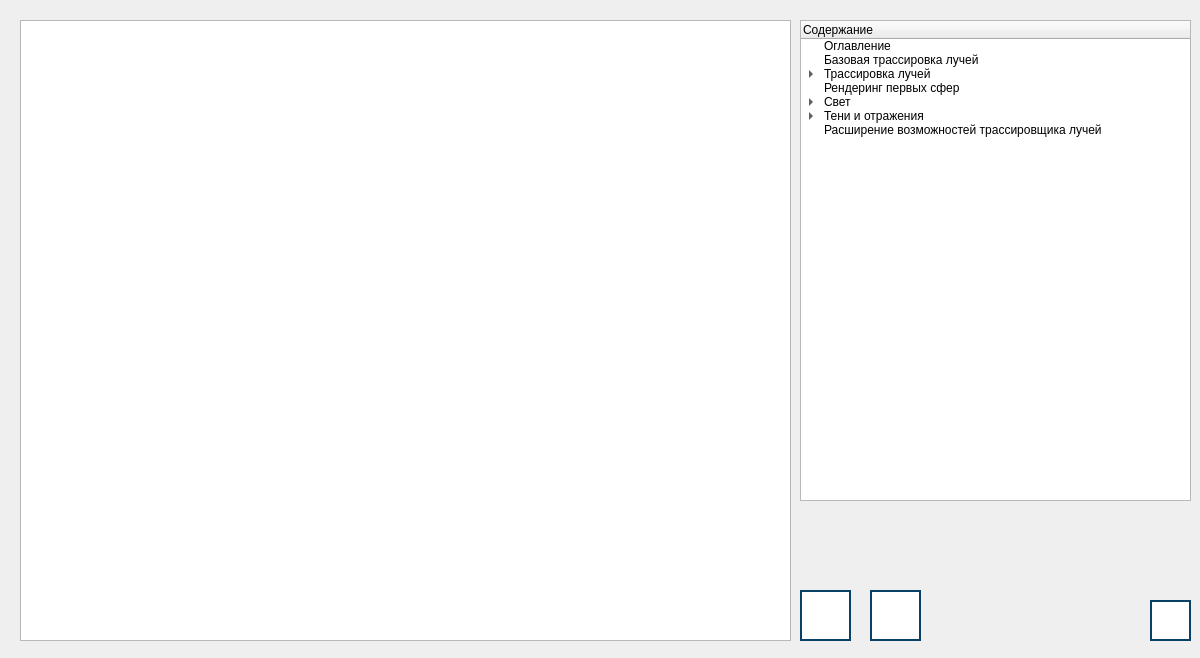
<?xml version="1.0" encoding="UTF-8"?>
<ui version="4.0">
 <class>TheoryWindow</class>
 <widget class="QDialog" name="TheoryWindow">
  <property name="geometry">
   <rect>
    <x>0</x>
    <y>0</y>
    <width>1200</width>
    <height>658</height>
   </rect>
  </property>
  <property name="windowTitle">
   <string>Теория | Ray Tracing | Alpha 1.2v</string>
  </property>
  <widget class="QTextBrowser" name="text_theory">
   <property name="geometry">
    <rect>
     <x>20</x>
     <y>20</y>
     <width>771</width>
     <height>621</height>
    </rect>
   </property>
  </widget>
  <widget class="QTreeWidget" name="list_of_contents">
   <property name="geometry">
    <rect>
     <x>800</x>
     <y>20</y>
     <width>391</width>
     <height>481</height>
    </rect>
   </property>
   <column>
    <property name="text">
     <string>Содержание</string>
    </property>
   </column>
   <item>
    <property name="text">
     <string>Оглавление</string>
    </property>
   </item>
   <item>
    <property name="text">
     <string>Базовая трассировка лучей</string>
    </property>
   </item>
   <item>
    <property name="text">
     <string>Трассировка лучей</string>
    </property>
    <item>
     <property name="text">
      <string>Уравнение траектории луча</string>
     </property>
    </item>
    <item>
     <property name="text">
      <string>Уравнение сферы</string>
     </property>
    </item>
    <item>
     <property name="text">
      <string>Пересечение луча со сферой</string>
     </property>
    </item>
   </item>
   <item>
    <property name="text">
     <string>Рендеринг первых сфер</string>
    </property>
   </item>
   <item>
    <property name="text">
     <string>Свет</string>
    </property>
    <item>
     <property name="text">
      <string>Источники света</string>
     </property>
    </item>
    <item>
     <property name="text">
      <string>Диффузное отражение</string>
     </property>
    </item>
    <item>
     <property name="text">
      <string>Зеркальное отражение</string>
     </property>
    </item>
   </item>
   <item>
    <property name="text">
     <string>Тени и отражения</string>
    </property>
    <item>
     <property name="text">
      <string>Тени</string>
     </property>
    </item>
    <item>
     <property name="text">
      <string>Отражения</string>
     </property>
    </item>
   </item>
   <item>
    <property name="text">
     <string>Расширение возможностей трассировщика лучей</string>
    </property>
   </item>
  </widget>
  <widget class="QPushButton" name="button_next_page">
   <property name="geometry">
    <rect>
     <x>870</x>
     <y>590</y>
     <width>51</width>
     <height>51</height>
    </rect>
   </property>
   <property name="toolTip">
    <string>Следующая страница</string>
   </property>
   <property name="styleSheet">
    <string notr="true">QPushButton {
    background-color: rgb(255, 255, 255);
    border: 2px solid #094065;
}

QPushButton:pressed {
    background-color:  rgb(118, 118, 118);
}
</string>
   </property>
   <property name="text">
    <string/>
   </property>
   <property name="icon">
    <iconset>
     <normaloff>images/next-page.png</normaloff>images/next-page.png</iconset>
   </property>
   <property name="iconSize">
    <size>
     <width>64</width>
     <height>64</height>
    </size>
   </property>
   <property name="default">
    <bool>false</bool>
   </property>
   <property name="flat">
    <bool>false</bool>
   </property>
  </widget>
  <widget class="QPushButton" name="button_prev_page">
   <property name="geometry">
    <rect>
     <x>800</x>
     <y>590</y>
     <width>51</width>
     <height>51</height>
    </rect>
   </property>
   <property name="toolTip">
    <string>Предыдущая страница</string>
   </property>
   <property name="autoFillBackground">
    <bool>false</bool>
   </property>
   <property name="styleSheet">
    <string notr="true">QPushButton {
    background-color: rgb(255, 255, 255);
    border: 2px solid #094065;
}

QPushButton:pressed {
    background-color:  rgb(118, 118, 118);
}
</string>
   </property>
   <property name="text">
    <string/>
   </property>
   <property name="icon">
    <iconset>
     <normaloff>images/prev-page.png</normaloff>images/prev-page.png</iconset>
   </property>
   <property name="iconSize">
    <size>
     <width>64</width>
     <height>64</height>
    </size>
   </property>
   <property name="checkable">
    <bool>false</bool>
   </property>
   <property name="default">
    <bool>false</bool>
   </property>
   <property name="flat">
    <bool>false</bool>
   </property>
  </widget>
  <widget class="QPushButton" name="button_help">
   <property name="geometry">
    <rect>
     <x>1150</x>
     <y>600</y>
     <width>41</width>
     <height>41</height>
    </rect>
   </property>
   <property name="toolTip">
    <string>&lt;html&gt;&lt;head/&gt;&lt;body&gt;&lt;p&gt;Вызвать справку&lt;/p&gt;&lt;/body&gt;&lt;/html&gt;</string>
   </property>
   <property name="styleSheet">
    <string notr="true">QPushButton {
    background-color: rgb(255, 255, 255);
    border: 2px solid #094065;
}

QPushButton:pressed {
    background-color:  rgb(118, 118, 118);
}
</string>
   </property>
   <property name="text">
    <string/>
   </property>
   <property name="icon">
    <iconset>
     <normaloff>images/help-button.png</normaloff>images/help-button.png</iconset>
   </property>
   <property name="iconSize">
    <size>
     <width>36</width>
     <height>36</height>
    </size>
   </property>
   <property name="flat">
    <bool>false</bool>
   </property>
  </widget>
 </widget>
 <resources/>
 <connections/>
</ui>
